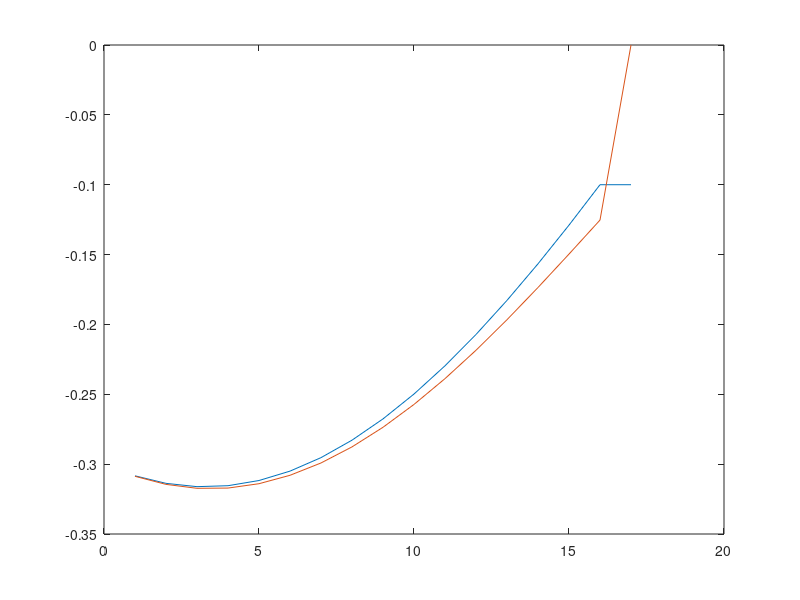

MATLAB code for this plot:
%Jackie Gan
%Numerical Analysis 2, Math 3044
%Professor Guan
format long

%H values, mesh size(just uncomment the needed meshsize)
%a)
%h = pi/4;
%b)
%h = pi/8;
%given from hw
h = pi/32;

% initial value
xmin = 0;
xmax = pi/2;
alpha = -0.3;
beta = -0.1;
N = (xmax-xmin)/h;
 
%actual function to check errors
Freal = @(x)((-1/10)*(sin(x)+3*cos(x)));

%y"(x) = p(x)y'(x) + q(x)y(x) + r(x)
%ODE: y"=y'+2y+cosx
p = @(x) (1);  
q = @(x) (2);
r = @(x) (cos(x));

% initalize vector for mesh
fprintf('   xi           wi           y(xi)      absolute error   \n');
a = zeros(1,N+1);
b = zeros(1,N+1);
c = zeros(1,N+1);
d = zeros(1,N+1);
%step 1
x = xmin+h;
a(1) = 2+h^2*q(x);
b(1) = -1+0.5*h*p(x);
d(1) = -h^2*r(x)+(1+0.5*h*p(x))*alpha;
n = N-1;

%step 2
    for i = 2 : n 
        x = xmin+i*h;
        a(i) = 2+h^2*q(x);
        b(i) = -1+0.5*h*p(x);
        c(i) = -1-0.5*h*p(x);
        d(i) = -h^2*r(x);
    end

%initialize vector for new mesh
l = zeros(1,N+1);
u = zeros(1,N+1);
z = zeros(1,N+1);
%step 3
x = xmax-h;
a(N) = 2+h^2*q(x);
c(N) = -1-0.5*h*p(x);
d(N) = -h^2*r(x)+(1-0.5*h*p(x))*beta;

%step 4
l(1) = a(1);
u(1) = b(1)/a(1);
z(1) = d(1)/l(1);

%step 5
    for i = 2 : n 
        l(i) = a(i)-c(i)*u(i-1);
        u(i) = b(i)/l(i);
        z(i) = (d(i)-c(i)*z(i-1))/l(i);
    end

%step 6
%w is the full computation
w = zeros(1,N+1);
l(N) = a(N)-c(N)*u(N-1);
z(N) = (d(N)-c(N)*z(N-1))/l(N);
w(N) = z(N);

%step 8
for j = 1 : n 
    i = N-j;
    w(i) = z(i)-u(i)*w(i+1);
end

Fp = zeros(1,N+1);

%this i is for initial starting point of 0
i = xmin;
fprintf('%5.4f    %11.8f    %11.8f    %5.4e\n', xmin, alpha, Freal(xmin), abs(Freal(xmin)-alpha));

%step 9
    for i = 1 : N 
        x = xmin+i*h;
        fprintf('%5.4f    %11.8f    %11.8f    %5.4e\n', x, w(i), Freal(x), abs(Freal(x)-w(i)));
        Fp(i) = Freal(x);
    end
i = N+1;
fprintf('%5.4f    %11.8f    %11.8f    %5.4e\n', xmax, beta, Freal(xmax), abs(Freal(xmax)-beta));
Fp(i) = Freal(xmax);
%this is the plot
plot(Fp)
hold on
plot(w)